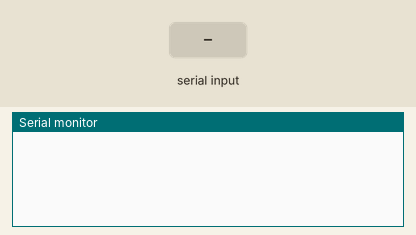
This sketch was run on a simulated Arduino Uno, built with avr-gcc and run on an emulated ATmega328P. On the bench: the last lines printed to the serial monitor. Inputs (shaded band) come from the test bench.

Above: at 1.2 s.
1.3 s: "90,45\n" received over Serial
At 1.6 s:
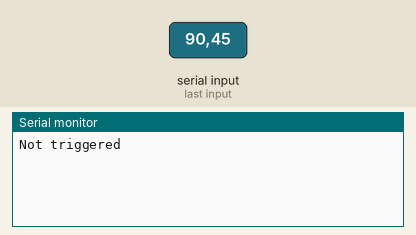
2.8 s: "5\n" received over Serial
At 3.9 s:
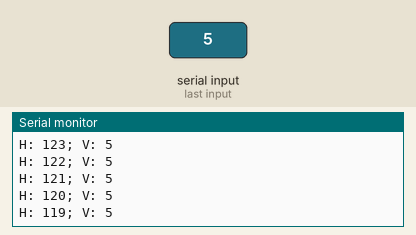
Timing chart, 0 to 5.7 s (numbered marks = the images above; inputs shaded):
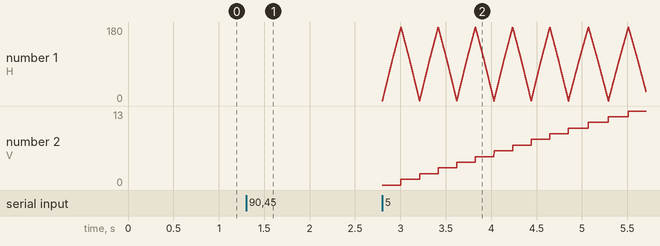

The sketch:

servo_test_cal_angle.ino
```cpp
#include <Servo.h>

Servo servo_h;
Servo servo_v;

int angle_h = 0;
int angle_v = 0;
int servoDirection = 1;
int x;


void setup() {
  // put your setup code here, to run once:
  Serial.begin(115200); // set up the Serial Library at 9600 bps
  Serial.setTimeout(1);
  // servo_h.attach(9); // servo for horizontal movement connected to pin 9
  // servo_v.attach(10); // servo for vertical movement connected to pin 10
}

void loop() {
  // put your main code here, to run repeatedly:
  while (!Serial.available());
  x = Serial.readString().toInt();

  // the motor set to be trigger when intputted 5
  if (x == 5) {
    Serial.println("Motor started:");
    while (angle_v < 180) {
      Serial.print("H: ");
      Serial.print(angle_h);
      Serial.print("; V: ");
      Serial.println(angle_v);

      if (servoDirection == 1)
        angle_h++;
      else
        angle_h--;

      if (angle_h == 180 || angle_h == 0) {
        servoDirection = -servoDirection;
        angle_h = angle_h % 181;
        angle_v++;
      }
    }
  } else {
    Serial.println("Not triggered");
  }
}
```

Measured:
- after the input at 1.3 s, the serial monitor: prints a new line at once (image 1)
- after the input at 2.8 s, the serial monitor: prints a new line at once (image 2)
